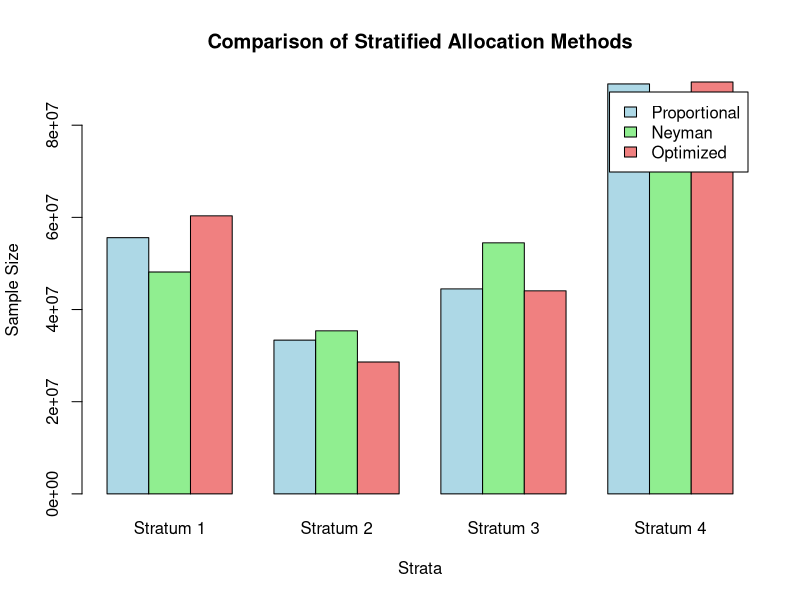

The R script that drew this image:
## ---- chunk 1
# ---------------------------------------------
# Stratified Sampling for Population Mean
# Proportional, Neyman & Optimized Allocation
# ---------------------------------------------

# Number of strata
L <- 4

# Population size in each stratum
N <- c(500, 300, 400, 800)

# Variance within each stratum
variance <- c(10, 15, 20, 12)
S <- sqrt(variance)

# Cost per observation in each stratum
cost <- c(5, 8, 6, 7)

# Time per observation in each stratum
time <- c(2, 3, 4, 2)

# Sampling bias
bias <- 1

# Desired variance of estimator
V <- 5

# Total population size
N_total <- sum(N)

# ---------------------------------------------
# Total Sample Size
# ---------------------------------------------
numerator <- sum(N * S * sqrt(cost * time))^2
n <- numerator / (V - bias^2)
n_total <- ceiling(n)

n_total

# ---------------------------------------------
# 1. Proportional Allocation
# ---------------------------------------------
n_prop <- ceiling(n_total * (N / N_total))
n_prop

# ---------------------------------------------
# 2. Neyman Allocation
# ---------------------------------------------
n_neyman <- ceiling(n_total * (N * S) / sum(N * S))
n_neyman

# ---------------------------------------------
# 3. Optimized Allocation
# ---------------------------------------------
n_opt <- ceiling(n_total * (N * S / sqrt(cost * time)) /
                   sum(N * S / sqrt(cost * time)))
n_opt

# ---------------------------------------------
# Plot Comparison
# ---------------------------------------------
allocation_matrix <- rbind(n_prop, n_neyman, n_opt)

barplot(allocation_matrix,
        beside = TRUE,
        names.arg = paste("Stratum", 1:L),
        legend.text = c("Proportional", "Neyman", "Optimized"),
        main = "Comparison of Stratified Allocation Methods",
        xlab = "Strata",
        ylab = "Sample Size",
        col = c("lightblue", "lightgreen", "lightcoral"))

